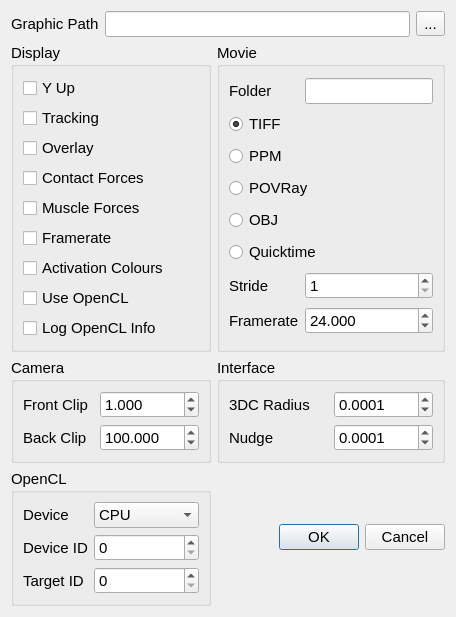
<?xml version="1.0" encoding="UTF-8"?>
<ui version="4.0">
 <class>DialogPreferences</class>
 <widget class="QDialog" name="DialogPreferences">
  <property name="geometry">
   <rect>
    <x>0</x>
    <y>0</y>
    <width>456</width>
    <height>541</height>
   </rect>
  </property>
  <property name="font">
   <font>
    <pointsize>11</pointsize>
   </font>
  </property>
  <property name="windowTitle">
   <string>Preferences</string>
  </property>
  <layout class="QGridLayout" name="gridLayout">
   <item row="2" column="0">
    <widget class="QGroupBox" name="groupBox">
     <property name="font">
      <font>
       <pointsize>11</pointsize>
      </font>
     </property>
     <property name="title">
      <string>Display</string>
     </property>
     <layout class="QGridLayout" name="gridLayout_2">
      <item row="6" column="0">
       <widget class="QCheckBox" name="checkBoxActivationColours">
        <property name="font">
         <font>
          <pointsize>11</pointsize>
         </font>
        </property>
        <property name="text">
         <string>Activation Colours</string>
        </property>
       </widget>
      </item>
      <item row="2" column="0">
       <widget class="QCheckBox" name="checkBoxOverlay">
        <property name="font">
         <font>
          <pointsize>11</pointsize>
         </font>
        </property>
        <property name="text">
         <string>Overlay</string>
        </property>
       </widget>
      </item>
      <item row="5" column="0">
       <widget class="QCheckBox" name="checkBoxFramerate">
        <property name="font">
         <font>
          <pointsize>11</pointsize>
         </font>
        </property>
        <property name="text">
         <string>Framerate</string>
        </property>
       </widget>
      </item>
      <item row="4" column="0">
       <widget class="QCheckBox" name="checkBoxMuscleForce">
        <property name="font">
         <font>
          <pointsize>11</pointsize>
         </font>
        </property>
        <property name="text">
         <string>Muscle Forces</string>
        </property>
       </widget>
      </item>
      <item row="3" column="0">
       <widget class="QCheckBox" name="checkBoxContactForce">
        <property name="font">
         <font>
          <pointsize>11</pointsize>
         </font>
        </property>
        <property name="text">
         <string>Contact Forces</string>
        </property>
       </widget>
      </item>
      <item row="7" column="0">
       <widget class="QCheckBox" name="checkBoxOpenCL">
        <property name="font">
         <font>
          <pointsize>11</pointsize>
         </font>
        </property>
        <property name="text">
         <string>Use OpenCL</string>
        </property>
       </widget>
      </item>
      <item row="8" column="0">
       <widget class="QCheckBox" name="checkBoxOpenCLLog">
        <property name="font">
         <font>
          <pointsize>11</pointsize>
         </font>
        </property>
        <property name="text">
         <string>Log OpenCL Info</string>
        </property>
       </widget>
      </item>
      <item row="0" column="0">
       <widget class="QCheckBox" name="checkBoxYUp">
        <property name="text">
         <string>Y Up</string>
        </property>
       </widget>
      </item>
      <item row="1" column="0">
       <widget class="QCheckBox" name="checkBoxTracking">
        <property name="font">
         <font>
          <pointsize>11</pointsize>
         </font>
        </property>
        <property name="text">
         <string>Tracking</string>
        </property>
       </widget>
      </item>
     </layout>
    </widget>
   </item>
   <item row="2" column="1">
    <widget class="QGroupBox" name="groupBox_2">
     <property name="font">
      <font>
       <pointsize>11</pointsize>
      </font>
     </property>
     <property name="title">
      <string>Movie</string>
     </property>
     <layout class="QGridLayout" name="gridLayout_6">
      <item row="0" column="0">
       <widget class="QLabel" name="label_10">
        <property name="font">
         <font>
          <pointsize>11</pointsize>
         </font>
        </property>
        <property name="text">
         <string>Folder</string>
        </property>
       </widget>
      </item>
      <item row="0" column="1">
       <widget class="QLineEdit" name="lineEditMovieFolder"/>
      </item>
      <item row="1" column="0" colspan="2">
       <widget class="QRadioButton" name="radioButtonTIFF">
        <property name="font">
         <font>
          <pointsize>11</pointsize>
         </font>
        </property>
        <property name="text">
         <string>TIFF</string>
        </property>
        <property name="checked">
         <bool>true</bool>
        </property>
       </widget>
      </item>
      <item row="3" column="0" colspan="2">
       <widget class="QRadioButton" name="radioButtonPOVRay">
        <property name="font">
         <font>
          <pointsize>11</pointsize>
         </font>
        </property>
        <property name="text">
         <string>POVRay</string>
        </property>
       </widget>
      </item>
      <item row="2" column="0" colspan="2">
       <widget class="QRadioButton" name="radioButtonPPM">
        <property name="font">
         <font>
          <pointsize>11</pointsize>
         </font>
        </property>
        <property name="text">
         <string>PPM</string>
        </property>
       </widget>
      </item>
      <item row="4" column="0" colspan="2">
       <widget class="QRadioButton" name="radioButtonOBJ">
        <property name="font">
         <font>
          <pointsize>11</pointsize>
         </font>
        </property>
        <property name="text">
         <string>OBJ</string>
        </property>
       </widget>
      </item>
      <item row="6" column="0">
       <widget class="QLabel" name="label_11">
        <property name="font">
         <font>
          <pointsize>11</pointsize>
         </font>
        </property>
        <property name="text">
         <string>Stride</string>
        </property>
       </widget>
      </item>
      <item row="6" column="1">
       <widget class="QSpinBox" name="spinBoxSkip">
        <property name="mouseTracking">
         <bool>true</bool>
        </property>
        <property name="toolTip">
         <string>Set the device number - usually zero</string>
        </property>
        <property name="statusTip">
         <string>Set the device number - usually zero</string>
        </property>
        <property name="minimum">
         <number>1</number>
        </property>
        <property name="maximum">
         <number>999999</number>
        </property>
        <property name="value">
         <number>1</number>
        </property>
       </widget>
      </item>
      <item row="7" column="0">
       <widget class="QLabel" name="label_14">
        <property name="font">
         <font>
          <pointsize>11</pointsize>
         </font>
        </property>
        <property name="text">
         <string>Framerate</string>
        </property>
       </widget>
      </item>
      <item row="7" column="1">
       <widget class="QDoubleSpinBox" name="doubleSpinBoxFramerate">
        <property name="sizePolicy">
         <sizepolicy hsizetype="Minimum" vsizetype="Fixed">
          <horstretch>0</horstretch>
          <verstretch>0</verstretch>
         </sizepolicy>
        </property>
        <property name="mouseTracking">
         <bool>true</bool>
        </property>
        <property name="decimals">
         <number>3</number>
        </property>
        <property name="minimum">
         <double>0.001000000000000</double>
        </property>
        <property name="maximum">
         <double>99999.000000000000000</double>
        </property>
        <property name="value">
         <double>24.000000000000000</double>
        </property>
       </widget>
      </item>
      <item row="5" column="0" colspan="2">
       <widget class="QRadioButton" name="radioButtonQuicktime">
        <property name="text">
         <string>Quicktime</string>
        </property>
       </widget>
      </item>
     </layout>
    </widget>
   </item>
   <item row="3" column="0">
    <widget class="QGroupBox" name="groupBox_3">
     <property name="font">
      <font>
       <pointsize>11</pointsize>
      </font>
     </property>
     <property name="title">
      <string>Camera</string>
     </property>
     <layout class="QGridLayout" name="gridLayout_3">
      <item row="0" column="0">
       <widget class="QLabel" name="label_5">
        <property name="font">
         <font>
          <pointsize>11</pointsize>
         </font>
        </property>
        <property name="text">
         <string>Front Clip</string>
        </property>
       </widget>
      </item>
      <item row="0" column="1">
       <widget class="QDoubleSpinBox" name="doubleSpinBoxFrontClip">
        <property name="sizePolicy">
         <sizepolicy hsizetype="Minimum" vsizetype="Fixed">
          <horstretch>0</horstretch>
          <verstretch>0</verstretch>
         </sizepolicy>
        </property>
        <property name="mouseTracking">
         <bool>true</bool>
        </property>
        <property name="decimals">
         <number>3</number>
        </property>
        <property name="minimum">
         <double>0.001000000000000</double>
        </property>
        <property name="maximum">
         <double>99999.000000000000000</double>
        </property>
        <property name="value">
         <double>1.000000000000000</double>
        </property>
       </widget>
      </item>
      <item row="1" column="0">
       <widget class="QLabel" name="label_6">
        <property name="font">
         <font>
          <pointsize>11</pointsize>
         </font>
        </property>
        <property name="text">
         <string>Back Clip</string>
        </property>
       </widget>
      </item>
      <item row="1" column="1">
       <widget class="QDoubleSpinBox" name="doubleSpinBoxBackClip">
        <property name="sizePolicy">
         <sizepolicy hsizetype="Minimum" vsizetype="Fixed">
          <horstretch>0</horstretch>
          <verstretch>0</verstretch>
         </sizepolicy>
        </property>
        <property name="mouseTracking">
         <bool>true</bool>
        </property>
        <property name="decimals">
         <number>3</number>
        </property>
        <property name="minimum">
         <double>0.001000000000000</double>
        </property>
        <property name="maximum">
         <double>99999.000000000000000</double>
        </property>
        <property name="singleStep">
         <double>1.000000000000000</double>
        </property>
        <property name="value">
         <double>100.000000000000000</double>
        </property>
       </widget>
      </item>
     </layout>
    </widget>
   </item>
   <item row="3" column="1">
    <widget class="QGroupBox" name="groupBox_4">
     <property name="title">
      <string>Interface</string>
     </property>
     <layout class="QGridLayout" name="gridLayout_5">
      <item row="0" column="0">
       <widget class="QLabel" name="label_12">
        <property name="font">
         <font>
          <pointsize>11</pointsize>
         </font>
        </property>
        <property name="text">
         <string>3DC Radius</string>
        </property>
       </widget>
      </item>
      <item row="0" column="1">
       <widget class="QDoubleSpinBox" name="doubleSpinBoxCursorRadius">
        <property name="sizePolicy">
         <sizepolicy hsizetype="Minimum" vsizetype="Fixed">
          <horstretch>0</horstretch>
          <verstretch>0</verstretch>
         </sizepolicy>
        </property>
        <property name="mouseTracking">
         <bool>true</bool>
        </property>
        <property name="decimals">
         <number>4</number>
        </property>
        <property name="maximum">
         <double>999.000000000000000</double>
        </property>
        <property name="singleStep">
         <double>0.000500000000000</double>
        </property>
        <property name="value">
         <double>0.000100000000000</double>
        </property>
       </widget>
      </item>
      <item row="1" column="0">
       <widget class="QLabel" name="label_13">
        <property name="font">
         <font>
          <pointsize>11</pointsize>
         </font>
        </property>
        <property name="text">
         <string>Nudge</string>
        </property>
       </widget>
      </item>
      <item row="1" column="1">
       <widget class="QDoubleSpinBox" name="doubleSpinBoxNudge">
        <property name="sizePolicy">
         <sizepolicy hsizetype="Minimum" vsizetype="Fixed">
          <horstretch>0</horstretch>
          <verstretch>0</verstretch>
         </sizepolicy>
        </property>
        <property name="mouseTracking">
         <bool>true</bool>
        </property>
        <property name="decimals">
         <number>4</number>
        </property>
        <property name="maximum">
         <double>999.000000000000000</double>
        </property>
        <property name="singleStep">
         <double>0.000500000000000</double>
        </property>
        <property name="value">
         <double>0.000100000000000</double>
        </property>
       </widget>
      </item>
     </layout>
    </widget>
   </item>
   <item row="4" column="0">
    <widget class="QGroupBox" name="groupBox_5">
     <property name="title">
      <string>OpenCL</string>
     </property>
     <layout class="QGridLayout" name="gridLayout_4">
      <item row="0" column="0">
       <widget class="QLabel" name="label_7">
        <property name="font">
         <font>
          <pointsize>11</pointsize>
         </font>
        </property>
        <property name="text">
         <string>Device</string>
        </property>
       </widget>
      </item>
      <item row="0" column="1">
       <widget class="QComboBox" name="comboBoxOpenCLDevice">
        <property name="toolTip">
         <string>Choose the OpenCL device to use</string>
        </property>
        <property name="statusTip">
         <string>Choose the OpenCL device to use</string>
        </property>
        <item>
         <property name="text">
          <string>CPU</string>
         </property>
        </item>
        <item>
         <property name="text">
          <string>GPU</string>
         </property>
        </item>
        <item>
         <property name="text">
          <string>Accelerator</string>
         </property>
        </item>
       </widget>
      </item>
      <item row="1" column="1">
       <widget class="QSpinBox" name="spinBoxOpenCLDeviceNumber">
        <property name="mouseTracking">
         <bool>true</bool>
        </property>
        <property name="toolTip">
         <string>Set the device number - usually zero</string>
        </property>
        <property name="statusTip">
         <string>Set the device number - usually zero</string>
        </property>
        <property name="minimum">
         <number>0</number>
        </property>
        <property name="maximum">
         <number>99999</number>
        </property>
        <property name="value">
         <number>0</number>
        </property>
       </widget>
      </item>
      <item row="1" column="0">
       <widget class="QLabel" name="label_8">
        <property name="font">
         <font>
          <pointsize>11</pointsize>
         </font>
        </property>
        <property name="text">
         <string>Device ID</string>
        </property>
       </widget>
      </item>
      <item row="2" column="1">
       <widget class="QSpinBox" name="spinBoxOpenCLTargetPlatform">
        <property name="mouseTracking">
         <bool>true</bool>
        </property>
        <property name="toolTip">
         <string>Set the target platform number - usually zero</string>
        </property>
        <property name="statusTip">
         <string>Set the target platform number - usually zero</string>
        </property>
        <property name="minimum">
         <number>0</number>
        </property>
        <property name="maximum">
         <number>99999</number>
        </property>
        <property name="value">
         <number>0</number>
        </property>
       </widget>
      </item>
      <item row="2" column="0">
       <widget class="QLabel" name="label_9">
        <property name="font">
         <font>
          <pointsize>11</pointsize>
         </font>
        </property>
        <property name="text">
         <string>Target ID</string>
        </property>
       </widget>
      </item>
     </layout>
    </widget>
   </item>
   <item row="4" column="1">
    <widget class="QDialogButtonBox" name="buttonBox">
     <property name="sizePolicy">
      <sizepolicy hsizetype="Preferred" vsizetype="Preferred">
       <horstretch>0</horstretch>
       <verstretch>0</verstretch>
      </sizepolicy>
     </property>
     <property name="font">
      <font>
       <weight>50</weight>
       <bold>false</bold>
      </font>
     </property>
     <property name="orientation">
      <enum>Qt::Horizontal</enum>
     </property>
     <property name="standardButtons">
      <set>QDialogButtonBox::Cancel|QDialogButtonBox::Ok</set>
     </property>
    </widget>
   </item>
   <item row="0" column="0" colspan="2">
    <layout class="QHBoxLayout" name="horizontalLayout">
     <item>
      <widget class="QLabel" name="label">
       <property name="font">
        <font>
         <pointsize>11</pointsize>
        </font>
       </property>
       <property name="text">
        <string>Graphic Path</string>
       </property>
      </widget>
     </item>
     <item>
      <widget class="QLineEdit" name="lineEditGraphicPath"/>
     </item>
     <item>
      <widget class="QToolButton" name="toolButtonGraphicPath">
       <property name="text">
        <string>...</string>
       </property>
      </widget>
     </item>
    </layout>
   </item>
  </layout>
 </widget>
 <resources/>
 <connections>
  <connection>
   <sender>buttonBox</sender>
   <signal>accepted()</signal>
   <receiver>DialogPreferences</receiver>
   <slot>accept()</slot>
   <hints>
    <hint type="sourcelabel">
     <x>248</x>
     <y>254</y>
    </hint>
    <hint type="destinationlabel">
     <x>157</x>
     <y>274</y>
    </hint>
   </hints>
  </connection>
  <connection>
   <sender>buttonBox</sender>
   <signal>rejected()</signal>
   <receiver>DialogPreferences</receiver>
   <slot>reject()</slot>
   <hints>
    <hint type="sourcelabel">
     <x>316</x>
     <y>260</y>
    </hint>
    <hint type="destinationlabel">
     <x>286</x>
     <y>274</y>
    </hint>
   </hints>
  </connection>
  <connection>
   <sender>toolButtonGraphicPath</sender>
   <signal>clicked()</signal>
   <receiver>DialogPreferences</receiver>
   <slot>graphicsPathBrowse()</slot>
   <hints>
    <hint type="sourcelabel">
     <x>387</x>
     <y>36</y>
    </hint>
    <hint type="destinationlabel">
     <x>408</x>
     <y>51</y>
    </hint>
   </hints>
  </connection>
 </connections>
 <slots>
  <slot>graphicsPathBrowse()</slot>
 </slots>
</ui>
